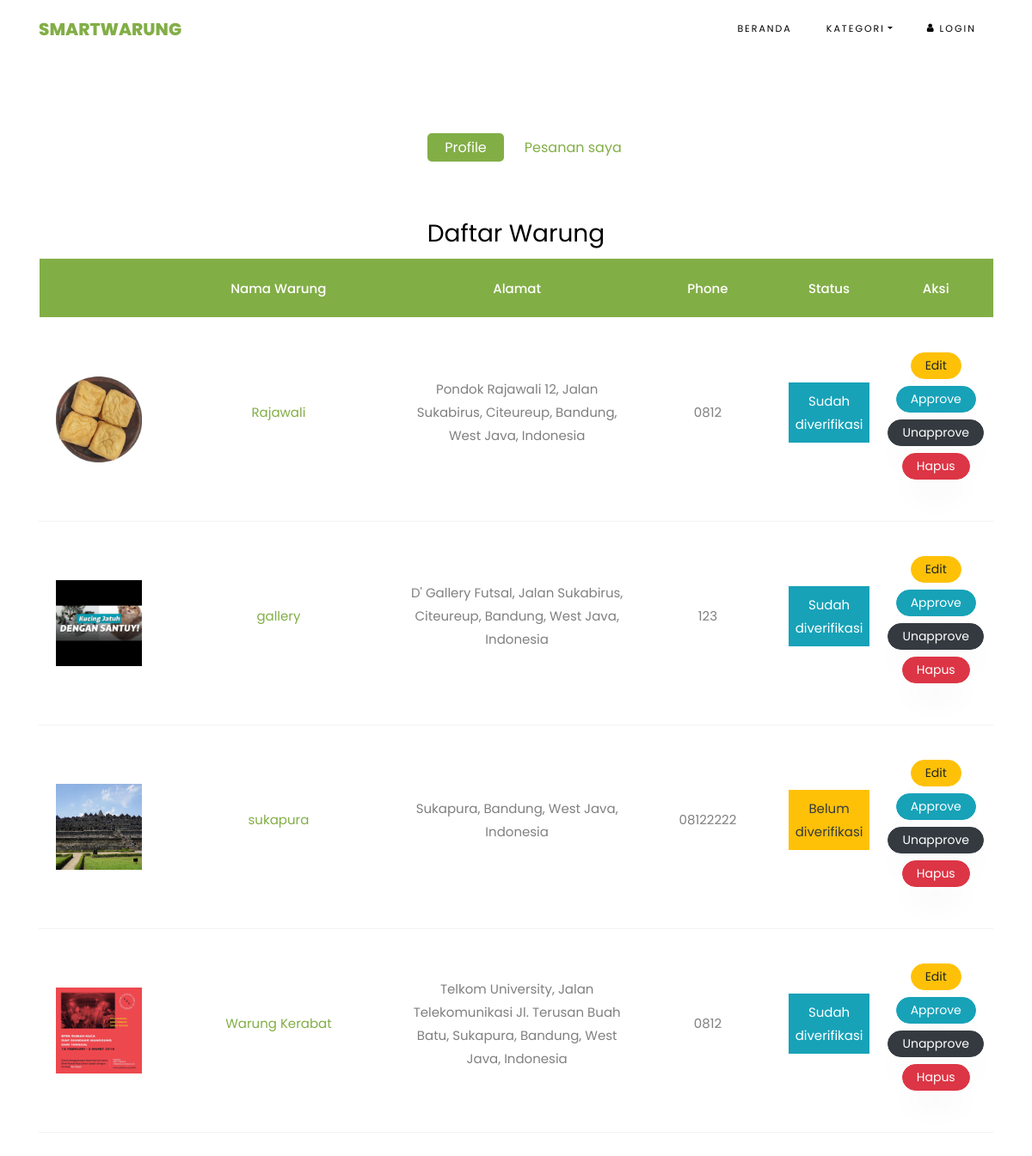
/index.php/admin/warung, run on the app's committed database.
### tables this page shows
CREATE TABLE `warungs` (
  `id` int(11) NOT NULL,
  `username` varchar(255) NOT NULL,
  `place_id` varchar(255) NOT NULL,
  `lat` varchar(255) NOT NULL,
  `lng` varchar(255) NOT NULL,
  `address` varchar(255) NOT NULL,
  `status` enum('Belum diverifikasi','Sudah diverifikasi','Verifikasi tidak disetujui','') NOT NULL,
  `updated_at` date DEFAULT NULL
);

CREATE TABLE `users` (
  `name` varchar(255) NOT NULL,
  `username` varchar(255) NOT NULL,
  `password` varchar(255) NOT NULL,
  `phone` varchar(255) NOT NULL,
  `email` varchar(255) NOT NULL,
  `role` int(11) DEFAULT NULL,
  `photo` text
);

### application/controllers/admin.php (called while the page is built, shortened)
<?php
class admin extends CI_Controller{
    public function __construct(){
        $this->load->model('users');
        $this->load->helper('date');
    }
    public function warung(){
        $data['warungs'] = $this->users->get_warungs();
        $data['active'] = 'warung';
        $this->load->view('template/header');
        $this->load->view('admin/warung',$data);
        $this->load->view('template/footer');
    }
}
?>

### index.php (called while the page is built, shortened)
<?php
require_once BASEPATH.'core/CodeIgniter.php';

### application/models/users.php (called while the page is built, shortened)
<?php
class users extends CI_Model {
    public function get_warungs(){
        $this->db->from('users');
        $this->db->join('warungs','users.username = warungs.username');
        $this->db->order_by('updated_at','DESC');
        return $this->db->get()->result_array();
    }
}
?>

### application/views/admin/warung.php (the view, shortened to what this page needs)
<section class="ftco-section">
    <div class="container">
        <div class="row justify-content-center">
            <div class="col-md-10 mb-5 text-center">
                <ul class="product-category">
                    <?php include APPPATH.'views/admin/menu.php'; ?>
                </ul>
            </div>
        </div>
        <div class="row">
            <div class="container">
                <div class="row mb-5">
                    <div class="col-md-12 ftco-animate">
                        <div class="cart-list">
                            <h3 class="text-center">Daftar Warung</h3>
                            <table class="table">
                                <thead class="thead-primary">
                                <tr class="text-center">
                                    <th>&nbsp;</th>
                                    <th>Nama Warung</th>
                                    <th>Alamat</th>
                                    <th>Phone</th>
                                    <th>Status</th>
                                    <th>Aksi</th>
                                </tr>
                                </thead>
                                <tbody>
                                <?php foreach($warungs as $warung): ?>
                                <tr class="text-center">
                                    <td class="image-prod"><div class="img" style="width:100px;background-image:url(<?php $photos = explode(',',$warung['photo']); echo base_url('assets/uploads/').$photos[0]?>);"></div></td>
                                    <td class="" style="width: 25%">
                                        <a href="<?php echo site_url('profile/show/').$warung['username'] ?>" class=""><?php echo $warung['name'] ?></a>
                                    </td>
                                    <td class="" style="width: 25%"><p><?php echo $warung['address']?></p></td>
                                    <td class="" style="width: 15%"><p><?php echo $warung['phone']; ?></p></td>
                                    <td class="" style="width: 10%"><p class="p-2 text-small <?php echo ($warung['status'] == 'Sudah diverifikasi'? 'bg-info text-white':($warung['status']=='Belum diverifikasi'?'bg-warning text-dark':'bg-danger text-light')) ?>"><?php echo $warung['status']; ?></p></td>
                                    <td class="" style="width: 10%">
                                        <a href="<?php  ?>" class="btn btn-sm btn-warning px-3 mb-2"> Edit </a>
                                        <a href="<?php echo site_url('admin/approve/').$warung['username'] ?>" class="btn btn-sm btn-info px-3 mb-2"> Approve </a>
                                        <a href="<?php echo site_url('admin/unapprove/').$warung['username'] ?>" class="btn btn-sm btn-dark text-white px-3 mb-2"> Unapprove </a>
                                        <a href="<?php echo site_url('admin/delete/').$warung['username'] ?>" class="btn btn-sm btn-danger px-3 mb-2" onclick="return confirm('Apkah Anda yakin ingin menghapus?')"> Hapus </a>
                                    </td>
                                </tr>
                                <?php endforeach; ?>
                                </tbody>
                            </table>
                        </div>
                    </div>
                </div>
            </div>
        </div>
    </div>
</section>

### data on the page
warungs: username.photo (picture), username.name "Rajawali", address "Pondok Rajawali 12, Jalan Sukabirus, Citeureup, Bandung, West Java, Indonesia", username.phone "0812", status "Sudah diverifikasi"
warungs: username.photo (picture), username.name "gallery", address "D' Gallery Futsal, Jalan Sukabirus, Citeureup, Bandung, West Java, Indonesia", username.phone "123", status "Sudah diverifikasi"
warungs: username.photo (picture), username.name "sukapura", address "Sukapura, Bandung, West Java, Indonesia", username.phone "08122222", status "Belum diverifikasi"
warungs: username.photo (picture), username.name "Warung Kerabat", address "Telkom University, Jalan Telekomunikasi Jl. Terusan Buah Batu, Sukapura, Bandung, West Java, Indonesia", username.phone "0812", status "Sudah diverifikasi"
